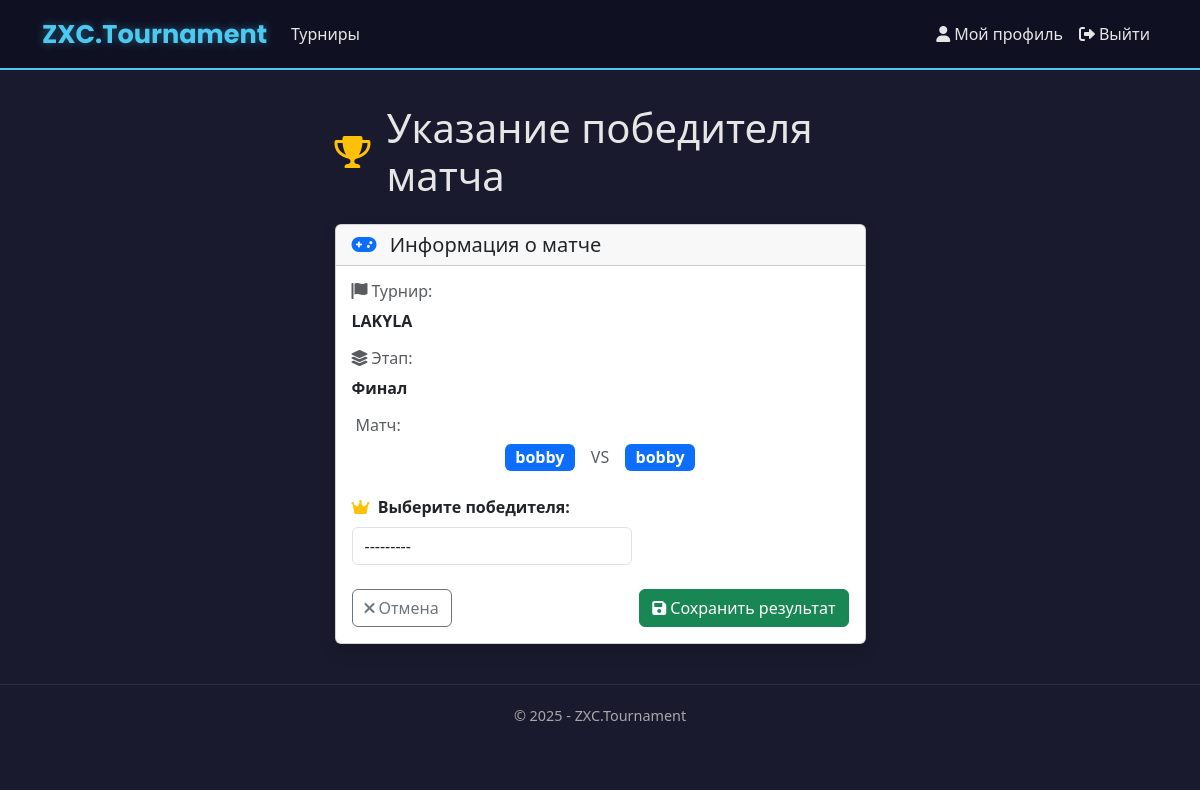
Screenshot of /tournaments/2/matches/2/update/ (signed in) with the database file from the repository.
### app/models.py (models this page shows, shortened)
class Tournament(models.Model):
    DISCIPLINE_CHOICES = [
        ('Dota 2', 'Dota 2'),
        ('CS 2', 'CS 2'),
        ('Valorant', 'Valorant'),
        ('LoL', 'League of Legends'),
    ]
    FORMAT_CHOICES = [
        ('1x1', '1x1'),
        ('2x2', '2x2'),
        ('3x3', '3x3'),
        ('5x5', '5x5'),
    ]
    TOURNAMENT_FORMAT_CHOICES = [
        ('single_elimination', 'Single Elimination'),
        ('double_elimination', 'Double Elimination'),
        ('round_robin', 'Round Robin'),
    ]
    TEAM_COUNT_CHOICES = [(i, str(i)) for i in range(2, 513)]
    LOCATION_CHOICES = [
        ('China', 'Китай'),
        ('Western Europe', 'Западная Европа'),
        ('Eastern Europe', 'Восточная Европа'),
        ('Southeast Asia', 'ЮВ Азия'),
        ('North America', 'Северная Америка'),
        ('South America', 'Южная Америка'),
    ]
    name = models.CharField(max_length=50, verbose_name="Название турнира")
    max_teams = models.IntegerField(choices=TEAM_COUNT_CHOICES, verbose_name="Максимальное количество команд")
    start_date = models.DateTimeField(verbose_name="Дата начала")
    discipline = models.CharField(max_length=50, choices=DISCIPLINE_CHOICES, verbose_name="Дисциплина")
    game_format = models.CharField(max_length=50, choices=FORMAT_CHOICES, verbose_name="Формат игры")
    tournament_format = models.CharField(max_length=50, choices=TOURNAMENT_FORMAT_CHOICES, verbose_name="Формат турнира", blank=True, null=True)
    location = models.CharField(max_length=50, choices=LOCATION_CHOICES, verbose_name="Локация")
    description = models.TextField(max_length=1000, verbose_name="Описание", blank=True, null=True)
    creator = models.ForeignKey(User, on_delete=models.CASCADE, verbose_name="Создатель")
    created_at = models.DateTimeField(default=timezone.now, verbose_name="Дата создания")
    is_active = models.BooleanField(default=True, verbose_name="Активный")
    registered_teams = models.ManyToManyField(
        'Team',
        through='TournamentRegistration',
        related_name='tournaments',
        blank=True,
        verbose_name="Зарегистрированные команды"
    )
    class Meta:
        ordering = ['-created_at']
        verbose_name = 'Турнир'
        verbose_name_plural = 'Турниры'
    def is_creator(self, user):
        return self.creator == user

class BracketMatch(models.Model):
    stage = models.ForeignKey(BracketStage, on_delete=models.CASCADE, related_name='matches')
    team1 = models.ForeignKey(Team, on_delete=models.CASCADE, related_name='team1_matches', null=True, blank=True)
    team2 = models.ForeignKey(Team, on_delete=models.CASCADE, related_name='team2_matches', null=True, blank=True)
    winner = models.ForeignKey(Team, on_delete=models.SET_NULL, null=True, blank=True, related_name='won_matches')
    team1_score = models.PositiveIntegerField(default=0)
    team2_score = models.PositiveIntegerField(default=0)
    order = models.PositiveIntegerField()
    scheduled_time = models.DateTimeField(null=True, blank=True)
    is_completed = models.BooleanField(default=False)
    is_bye = models.BooleanField(default=False)
    class Meta:
        ordering = ['order']
        verbose_name = 'Матч турнирной сетки'
        verbose_name_plural = 'Матчи турнирной сетки'

class BracketStage(models.Model):
    STAGE_TYPE_CHOICES = [
        ('upper', 'Верхняя сетка'),
        ('lower', 'Нижняя сетка'),
        ('final', 'Финал'),
        ('third_place', 'Матч за 3 место'),
        ('normal', 'Обычный этап'),
    ]
    bracket = models.ForeignKey(TournamentBracket, on_delete=models.CASCADE, related_name='stages')
    name = models.CharField(max_length=100)
    format = models.CharField(max_length=3, choices=TournamentBracket.FORMAT_CHOICES, default='BO3')
    stage_type = models.CharField(max_length=20, choices=STAGE_TYPE_CHOICES, default='normal')
    order = models.PositiveIntegerField()
    scheduled_time = models.DateTimeField(null=True, blank=True, verbose_name="Запланированное время")
    is_completed = models.BooleanField(default=False)
    class Meta:
        ordering = ['order']
        verbose_name = 'Этап турнира'
        verbose_name_plural = 'Этапы турнира'

class Team(models.Model):
    name = models.CharField(
        max_length=20,
        unique=True,
        verbose_name="Название команды",
        error_messages={
            'unique': "Команда с таким названием уже существует"
        }
    )
    avatar = models.ImageField(
        upload_to='team_avatars/',
        default='team_avatars/default_team.jpg',
        blank=True,
        null=True,
        verbose_name="Аватар команды"
    )
    captain = models.ForeignKey(
        User,
        on_delete=models.CASCADE,
        related_name='captained_teams',
        verbose_name="Капитан"
    )
    members = models.ManyToManyField(
        User,
        related_name='teams',
        blank=True,
        verbose_name="Участники"
    )
    created_at = models.DateTimeField(
        auto_now_add=True,
        verbose_name="Дата создания"
    )
    invite_code = models.CharField(
        max_length=32,
        unique=True,
        verbose_name="Код приглашения"
    )
    class Meta:
        verbose_name = 'Команда'
        verbose_name_plural = 'Команды'
        ordering = ['-created_at']
    def __str__(self):
        return self.name

### app/views.py (the view)
# urls.py: path('tournaments/<int:tournament_id>/matches/<int:match_id>/update/', views.update_match_result, name='update_match_result'),
@login_required
def update_match_result(request, tournament_id, match_id):
    tournament = get_object_or_404(Tournament, id=tournament_id)
    match = get_object_or_404(BracketMatch, id=match_id, stage__bracket__tournament=tournament)
    if not tournament.is_creator(request.user):
        messages.error(request, 'Только создатель турнира может обновлять результаты')
        return redirect('tournament_bracket', tournament_id=tournament.id)
    if not match.team1 or not match.team2:
        messages.error(request, 'Обе команды должны быть определены для матча')
        return redirect('tournament_bracket', tournament_id=tournament.id)
    if request.method == 'POST':
        form = MatchResultForm(request.POST, instance=match)
        if form.is_valid():
            match = form.save(commit=False)
            match.is_completed = True
            match.save()
            promote_winner_to_next_stage(match)
            messages.success(request, 'Результат матча обновлен')
            return redirect('tournament_bracket', tournament_id=tournament.id)
    else:
        form = MatchResultForm(instance=match)
    return render(request, 'app/tournaments/matches/update_match_result.html', {
        'form': form,
        'tournament': tournament,
        'match': match,
        'year': datetime.now().year,
    })

### app/forms.py
class MatchResultForm(forms.ModelForm):
    class Meta:
        model = BracketMatch
        fields = ['winner']
        widgets = {
            'winner': forms.Select(attrs={'class': 'form-control'}),
        }
    def __init__(self, *args, **kwargs):
        super().__init__(*args, **kwargs)
        if self.instance:
            self.fields['winner'].queryset = Team.objects.filter(
                id__in=[self.instance.team1_id, self.instance.team2_id]
            )

### app/templates/app/tournaments/matches/update_match_result.html (shortened to what this page needs)
{% extends "app/layout.html" %}
{% block content %}
<div class="container mt-4">
    <div class="row justify-content-center">
        <div class="col-md-8 col-lg-6">
            <div class="d-flex align-items-center mb-4">
                <i class="fas fa-trophy fa-2x text-warning me-3"></i>
                <h1 class="mb-0">Указание победителя матча</h1>
            </div>
            <div class="card shadow">
                <div class="card-header">
                    <h5 class="mb-0">
                        <i class="fas fa-gamepad me-2 text-primary"></i>
                        Информация о матче
                    </h5>
                </div>
                <div class="card-body">
                    <div class="mb-3">
                        <h6 class="text-muted">
                            <i class="fas fa-flag me-1"></i>Турнир:
                        </h6>
                        <p class="fw-bold">{{ tournament.name }}</p>
                    </div>
                    <div class="mb-3">
                        <h6 class="text-muted">
                            <i class="fas fa-layer-group me-1"></i>Этап:
                        </h6>
                        <p class="fw-bold">{{ match.stage.name }}</p>
                    </div>
                    <div class="mb-4">
                        <h6 class="text-muted">
                            Матч:
                        </h6>
                        <div class="d-flex align-items-center justify-content-center">
                            <span class="badge bg-primary fs-6 me-2">{{ match.team1.name }}</span>
                            <span class="text-muted mx-2">VS</span>
                            <span class="badge bg-primary fs-6 ms-2">{{ match.team2.name }}</span>
                        </div>
                    </div>
                    <form method="post">
                        <div class="mb-4">
                            <label class="form-label fw-bold">
                                <i class="fas fa-crown me-1 text-warning"></i>
                                Выберите победителя:
                            </label>
                            {{ form.winner }}
                        </div>
                        <div class="d-flex justify-content-between gap-2">
                            <a href="{% url 'tournament_bracket' tournament_id=tournament.id %}" class="btn btn-outline-secondary">
                                <i class="fas fa-times me-1"></i>Отмена
                            </a>
                            <button type="submit" class="btn btn-success">
                                <i class="fas fa-save me-1"></i>Сохранить результат
                            </button>
                        </div>
                    </form>
                </div>
            </div>
        </div>
    </div>
</div>
{% endblock %}

### static/app/content/site.css (style rules this page uses)
body { padding-top: 10px; padding-bottom: 10px; }
input, select, textarea { max-width: 280px; }
body { background-color: #1a1a2e; color: #e6e6e6; font-family: 'Segoe UI', Tahoma, Geneva, Verdana, sans-serif; }

### rows the page displays
Tournament: name "LAKYLA"
BracketMatch: stage.name "Финал", team1.name "bobby", team2.name "bobby", winner "---------"
